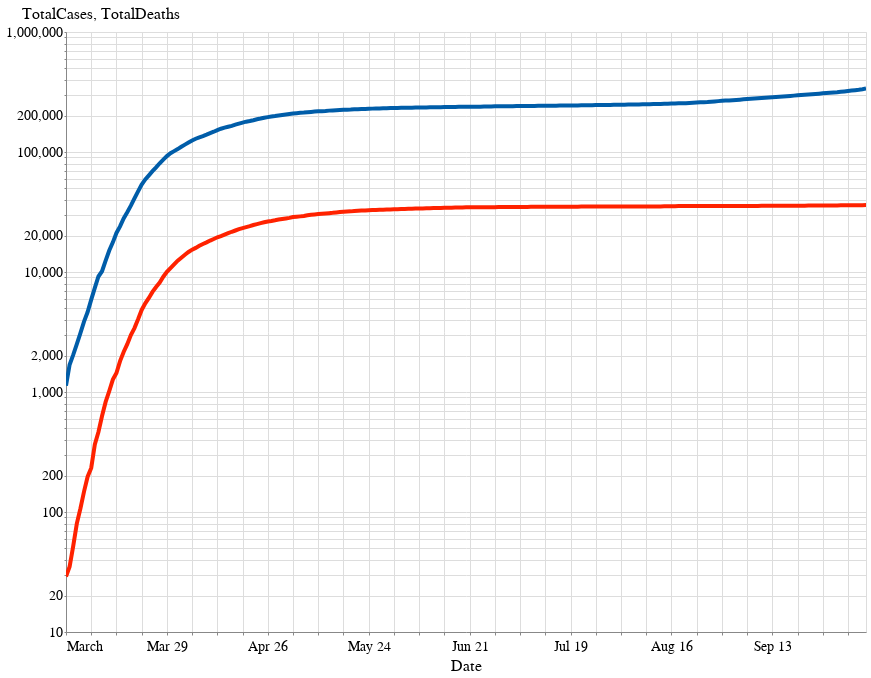

Source (notebook cell):
### Code cell
c1 = base.encode(
    y=alt.Y('TotalCases', scale=alt.Scale(type='log'))
)

c2 = base.encode(
    y=alt.Y('TotalDeaths', scale=alt.Scale(type='log')),
    color=alt.value("#FF2200")
)

alt.layer(c1, c2).interactive()

### Figure 1 — Vega-Lite specification as saved in the notebook (floating-point values rounded to 4 significant figures; data arrays with more than 128 entries replaced by an {"elided": "..."} marker saying what was removed)
{"config": {"view": {"width": 600, "height": 400}, "background": "#ffffff", "title": {"anchor": "start", "font": "Source Sans Pro, Arial, sans", "fontColor": "#000000", "fontSize": 24, "fontWeight": "bold"}, "arc": {"fill": "#005DA9"}, "area": {"fill": "#005DA9"}, "line": {"stroke": "#005DA9", "strokeWidth": 4}, "path": {"stroke": "#005DA9"}, "rect": {"fill": "#005DA9"}, "shape": {"stroke": "#005DA9"}, "bar": {"fill": "#005DA9"}, "point": {"stroke": "#005DA9"}, "symbol": {"fill": "#005DA9", "size": 60}, "axis": {"titleFont": "Source Sans Pro, sans", "titleFontSize": 16, "titleFontWeight": "normal", "labelFont": "Source Sans Pro, sans", "labelFontSize": 14, "labelFontWeight": "normal"}, "axisX": {"labelAngle": 0, "labelPadding": 4, "tickSize": 3}, "axisY": {"labelBaseline": "middle", "maxExtent": 45, "minExtent": 45, "tickSize": 2, "titleAlign": "left", "titleAngle": 0, "titleX": -45, "titleY": -11}, "headerFacet": {"titleFontSize": 16, "labelFontSize": 14}, "headerRow": {"titleFontSize": 16, "labelFontSize": 14}, "headerColumn": {"titleFontSize": 16, "labelFontSize": 14}, "legend": {"titleFont": "Source Sans Pro, sans", "titleFontSize": 16, "titleFontWeight": "normal", "symbolType": "circle", "labelFont": "Source Sans Pro, sans", "labelFontSize": 15}, "range": {"category": ["#AB377A", "#AEC067", "#9BC3B7", "#928285", "#F07F3C", "#FFE054", "#E30034", "#005DA9", "#644F54", "#5EA290", "#769F3B", "#812161", "#E36319", "#F5C631"]}}, "layer": [{"mark": "line", "encoding": {"tooltip": [{"type": "temporal", "field": "Date"}, {"type": "quantitative", "field": "TotalCases"}, {"type": "quantitative", "field": "TotalDeaths"}, {"type": "quantitative", "field": "cases"}, {"type": "quantitative", "field": "deaths"}], "x": {"type": "temporal", "field": "Date"}, "y": {"type": "quantitative", "field": "TotalCases", "scale": {"type": "log"}}}, "height": 600, "selection": {"selector001": {"type": "interval", "bind": "scales", "encodings": ["x", "y"]}}, "transform": [{"filter": "(datum.TotalCases > 1000)"}], "width": 800}, {"mark": "line", "encoding": {"color": {"value": "#FF2200"}, "tooltip": [{"type": "temporal", "field": "Date"}, {"type": "quantitative", "field": "TotalCases"}, {"type": "quantitative", "field": "TotalDeaths"}, {"type": "quantitative", "field": "cases"}, {"type": "quantitative", "field": "deaths"}], "x": {"type": "temporal", "field": "Date"}, "y": {"type": "quantitative", "field": "TotalDeaths", "scale": {"type": "log"}}}, "height": 600, "transform": [{"filter": "(datum.TotalCases > 1000)"}], "width": 800}], "data": {"name": "data-6aab27480c71fcad5730a433da094b83"}, "$schema": "https://vega.github.io/schema/vega-lite/v4.8.1.json", "datasets": {"data-6aab27480c71fcad5730a433da094b83": {"elided": "284 records"}}}
